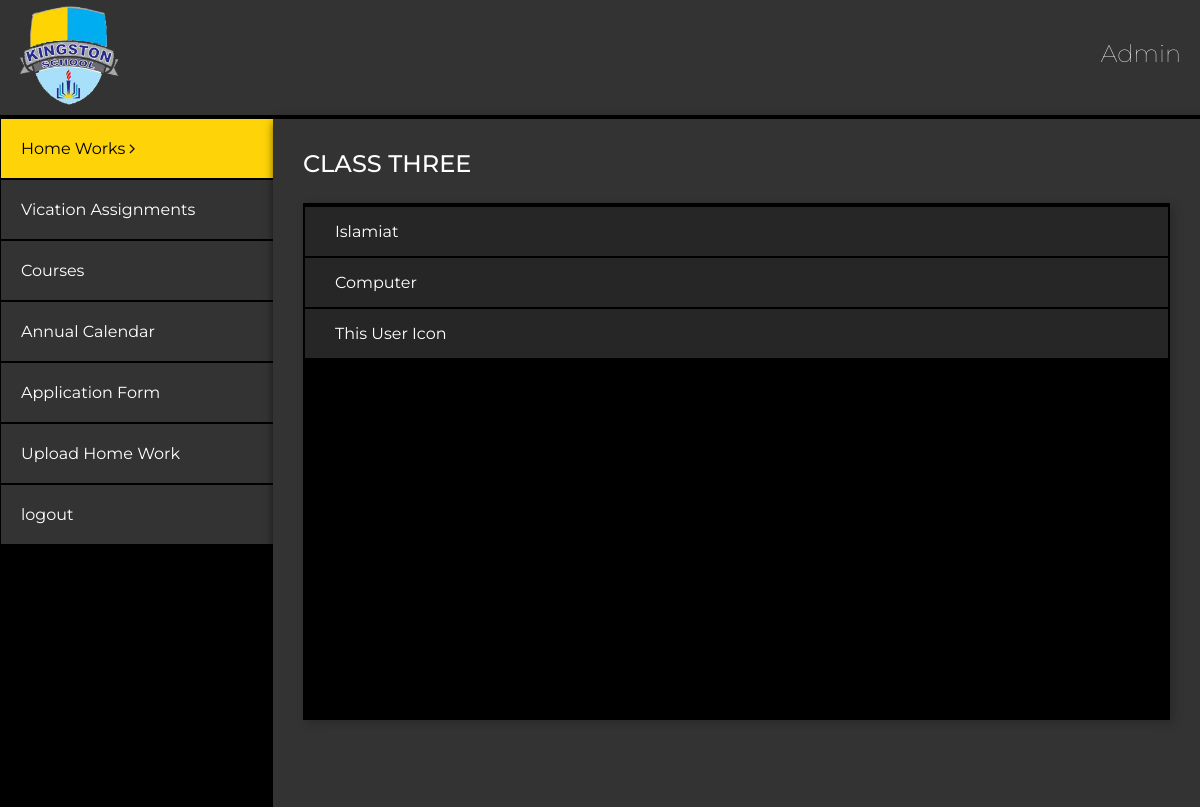
Screenshot of /onlinehomework/hc-three.php (signed in) with the database file from the repository.
### tables this page shows
CREATE TABLE `HC_Three` (
  `id` int(11) NOT NULL,
  `image` varchar(255) NOT NULL,
  `image_text` varchar(255) NOT NULL
);

### onlinehomework/logics.php (called while the page is built, shortened)
<?php
    $db = mysqli_connect("dev58.onlinetestingserver.com", "dev58onlinetesti", "d(hi?G=~!jLX", "online-home-work");
    $HC_Three = mysqli_query($db, "SELECT * FROM HC_Three");
?>

### onlinehomework/hc-three.php (the view, shortened to what this page needs)
<?php include('logics.php'); ?>
<!DOCTYPE html>
<html>
<head>
	<link rel="stylesheet" type="text/css" href="css/style.css">
	<link rel="stylesheet" type="text/css" href="css/animate.css">
	<link rel="stylesheet" type="text/css" href="owl/css/owl.carousel.css">
	<link rel="stylesheet" href="https://cdnjs.cloudflare.com/ajax/libs/font-awesome/4.7.0/css/font-awesome.min.css">
</head>
<body>
<div class="header">
	<div class="logo">
		<a href="homework.php"><img src="images/logo.png"></a>
	</div>
	<div class="admin_btn_box">
		<h2><?php echo $_SESSION['username']; ?></h2>
	</div>
</div>
<div class="chat_body">
	<div class="user-panel">
		<div class="user_info">
	       <div class="clm">
	           <ul>
	               <li><a href="homework.php" class="active">Home Works <i class="fa fa-angle-right" aria-hidden="true"></i></a></li>
	               <li><a href="assignment.php">Vication Assignments</i></a></li>
	               <li><a href="#">Courses</a></li>
	               <li><a href="#">Annual Calendar</a></li>
	               <li><a href="application.php">Application Form</a></li>
	               <li><a href="jawascript:void(0)" id="Uhome">Upload Home Work</a></li>
	               <li><a href="index.php?logout='1'" >logout</a></li>
	           </ul>
	       </div>
		</div>
	</div>
	<div class="chat_panel">
        <h1>Class Three</h1>
        <div class="file_box_outer">
	    <div id="content">
	        <ul>
            <?php
                while ($row = mysqli_fetch_array($HC_Three)){
                   echo "<li>";
      	              echo "<a  href='images/".$row['image']."' target='blank' >".$row['image_text']."</a>";
                   echo "</li>";
                }
            ?>
            </ul>
        </div>
        </div>
        </div>
	</div>
</body>
</html>

### onlinehomework/css/style.css (style rules this page uses)
html body .clm ul li a.active { background-color: #fed308 !important; color: #000 !important; }
body { margin: 0; padding: 0; font-family: Montserrat !important; background-color: #000; }
img,a { transition:.4s; }
.header { padding: 5px 18px; border: 1px solid #3333; width: 100%; background-color: #333; display: inline-block; box-sizing: border-box; }
h1,h2,h3,h4,h5,h6,p { color: #fff; }
h1 { font-size: 24px; font-weight: 500; text-transform: uppercase; margin: 0 0 25px; }
a { text-decoration:none !important; }
.header .logo img { width: 100px; }
.header .logo { float: left; }
.header .admin_btn_box h2 { text-transform: capitalize; font-weight: 100; }
.header .admin_btn_box { float: right; margin-top: 13px; }
.chat_body { display: flex; width: 100%; min-height: 86vh; }
.chat_body .user-panel { width: 15%; text-align: center; padding: 0px 0px 0px 0px; border: 1px solid #000; display: inline-block; }
.chat_body .chat_panel { width: 85%; background-color: #333; padding:30px; box-shadow: 3px 3px 10px #000; box-sizing: border-box; }
.file_box_outer { background-color: #000; width: 100%; padding: 2px; box-sizing: border-box; box-shadow: 3px 3px 10px #00000036; height: 517px; overflow: auto; scroll-behavior: smooth; }
.clm ul { margin: 0; padding: 0; }
.clm ul li a { background-color: #333333; color: #fff; padding: 20px 20px; width: 100%; display: block; margin: 2px 0px; text-align: left; }
.clm ul li:nth-child(1) a { margin-top: -1px !important; }
div#content ul { margin: 0 !important; padding: 0; }
div#content ul li { list-style: none; background-color: #333; margin: 2px 0px; padding: 0px 0px; }
div#content ul li a { width: 100% !important; padding: 15px 30px; text-transform: capitalize; display: block; box-sizing: border-box; color: #fff; background-color: #00000040; margin: 2px 0px; }
@media (max-width:1600px) { .chat_body .user-panel { width: 20%; } }
@media (max-width:1280px) { .chat_body .user-panel { width: 25%; } }

### rows the page displays
hc_three: image_text "Islamiat"
hc_three: image_text "Computer"
hc_three: image_text "This User Icon"

### other values shown
$_SESSION['username'] "Admin"
